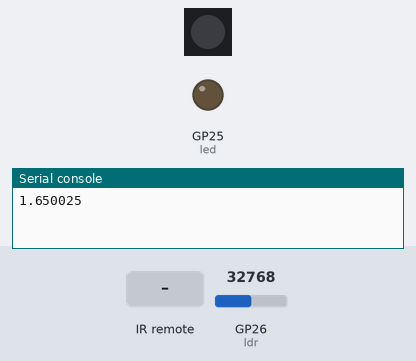
Simulated run of this program. Board: Raspberry Pi Pico running MicroPython. Shown: 1 RGB LEDs in strip order, left to right, output pins drawn as LEDs (lit = HIGH), the last lines printed to the serial console. Wiring (from the project's diagram.json): IR receiver on GP15, light sensor on GP26. Inputs (shaded band) come from the test bench; at power-on: GP26 (ldr) = 32768 (analog values on the 0–65535 scale). Dim RGB values are drawn brighter than linear; random numbers come from a fixed seed.

Above: at 1.2 s.
1.3 s: infrared code 0x15 received
At 3.7 s:
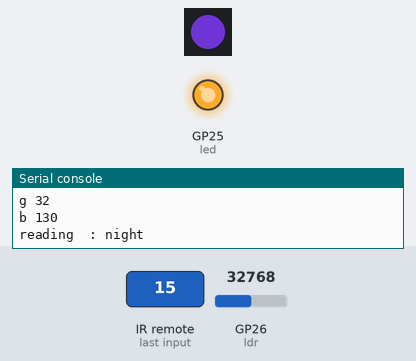
4.3 s: GP26 (ldr) set to 20480
6.8 s: GP26 (ldr) set to 19152
At 7.9 s:
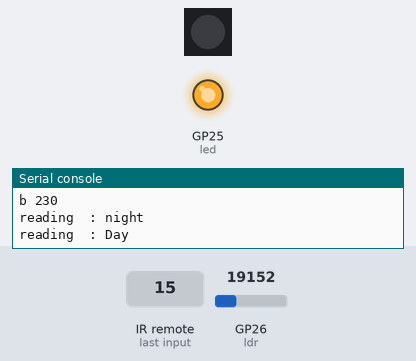
8.8 s: infrared code 0x09 received
At 9.2 s:
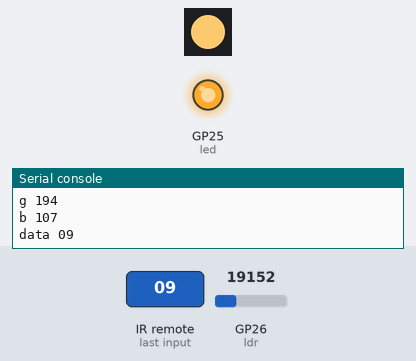
10.8 s: GP26 (ldr) set to 32767
At 12.1 s:
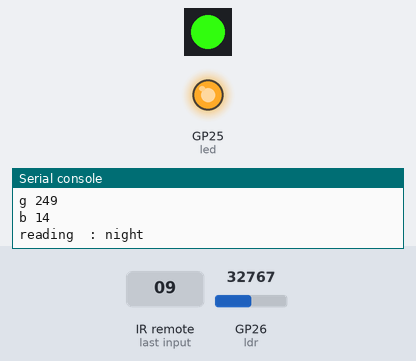
13.8 s: infrared code 0x15 received
At 15.2 s:
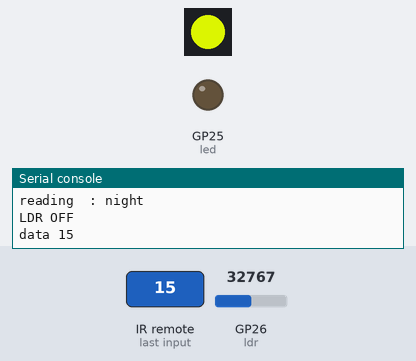
Timing chart, 0 to 16.3 s (numbered marks = the images above; inputs shaded):
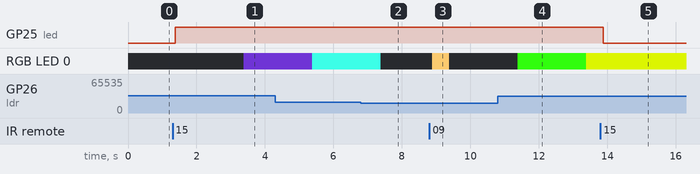

Measured:
- the behaviour switches between 19872 and 19856 on GP26 (ldr) (found by bisection; images 1 and 2)
- after the input at 1.3 s, GP25 (led): LOW → HIGH after 0.08 s; RGB LED 0: off → RGB(68, 32, 130) after 2.1 s
- after the input at 8.8 s, RGB LED 0: off → RGB(241, 194, 107) after 0.08 s, → off 0.50 s later
- after the input at 10.8 s, RGB LED 0: off → RGB(48, 249, 14) after 0.58 s, → RGB(199, 221, 1) 2.0 s later
- after the input at 13.8 s, GP25 (led): HIGH → LOW after 0.08 s

The program:

waveshare_version.py
```python
from machine import Pin, I2C, ADC, Timer
from ir_rx.nec import NEC_16
from neopixel import NeoPixel
from time import sleep
import random

ldr = ADC(Pin(26))

rgb_led_num =   22
rgb_led_pin =   Pin(rgb_led_num, Pin.OUT)
rgb_led     =   NeoPixel(rgb_led_pin, 1)


led = Pin(25,Pin.OUT)

isLDRActive = False

ldr_timer = Timer()

def remoteSwitch(data, addr, ctrl):
    global readCount, isLDRActive
    if data > 0:
        if data == 0x09:
            if  rgb_led[0]==(0,0,0):
                LightSwitchOn()
            else:
                LightSwitchOff()

        if data == 0x15:
            if led.value() == 1:
                led.value(0)
                print("LDR OFF")
                isLDRActive = False
            else:
                led.value(1)
                print("LDR ON")
                isLDRActive = True
                # Start the timer to periodically check LDR conditions
                ldr_timer.init(period=2000, mode=Timer.PERIODIC, callback=readLDR)

        print('data {:02x}'.format(data))


ir = NEC_16(Pin(15,Pin.IN),remoteSwitch)


def LightSwitchOff():
  rgb_led[0]=(0,0,0)
  rgb_led.write()


def LightSwitchOn():

    r= random.randint(0, 255)
    g = random.randint(0, 255)
    b =random.randint(0, 255)

    print("r", r)
    print("g", g)
    print("b", b)

    rgb_led[0]=(r,g,b)
    rgb_led.write()
    r=0
    g=0
    b=0


def getLedValue():
    return led.value()
voltage     = ldr.read_u16()*3.3/65535
#resistance  = ((10*3.3)/voltage)-10
print(voltage)

def readLDR(timer):
    global isLDRActive
    if isLDRActive:
        voltage = ldr.read_u16() * 3.3 / 65535
        x = int(voltage)
        if x > 0:
            LightSwitchOn()
            print("reading ", ":", "night")
        else:
            LightSwitchOff()
            print("reading ", ":", "Day")
    else:
        # Turn off LDR and stop the timer after exiting the loop
        led.value(0)
        ldr_timer.deinit()
        print("LDR Switch OFF")
```
